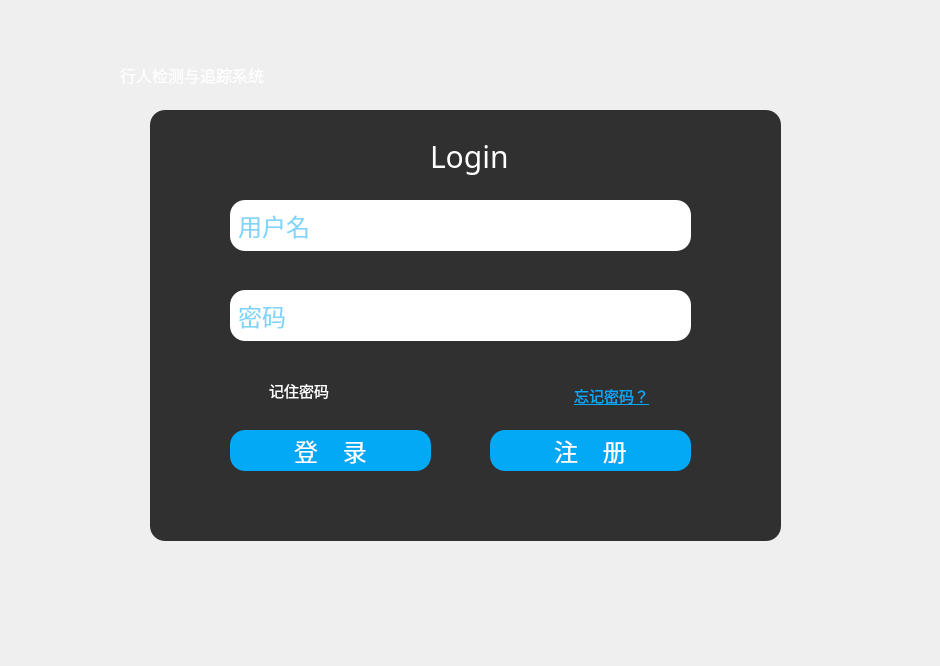
<?xml version="1.0" encoding="UTF-8"?>
<ui version="4.0">
 <class>systemClass</class>
 <widget class="QWidget" name="systemClass">
  <property name="geometry">
   <rect>
    <x>0</x>
    <y>0</y>
    <width>940</width>
    <height>666</height>
   </rect>
  </property>
  <property name="minimumSize">
   <size>
    <width>940</width>
    <height>666</height>
   </size>
  </property>
  <property name="maximumSize">
   <size>
    <width>940</width>
    <height>666</height>
   </size>
  </property>
  <property name="windowTitle">
   <string>system</string>
  </property>
  <property name="windowIcon">
   <iconset resource="../myimages.qrc">
    <normaloff>:/pic/images/zong.png</normaloff>:/pic/images/zong.png</iconset>
  </property>
  <property name="styleSheet">
   <string notr="true">*{
font-size:24px;
font-family:sans-serif;
}
#systemClass{  
background-image:

}
QFrame{
background:rgba(0,0,0,0.8);
border-radius:15px;
}
QPushButton{
background:#03a9f4;
color:#fff;
border-radius:15px;
}
QLineEdit{
border-radius:15px;
color:#03a9f4;
}
QLabel{
color:#fff;
background:transparent;
font-size:30px;
}
QTextEdit{
color:#fff;
background:transparent;
font-size:30px;
}
QCheckBox{
color:#fff;
background:transparent;
font-size:15px;
}</string>
  </property>
  <widget class="QFrame" name="frame">
   <property name="geometry">
    <rect>
     <x>150</x>
     <y>110</y>
     <width>631</width>
     <height>431</height>
    </rect>
   </property>
   <property name="frameShape">
    <enum>QFrame::StyledPanel</enum>
   </property>
   <property name="frameShadow">
    <enum>QFrame::Raised</enum>
   </property>
   <widget class="QPushButton" name="buttonLogin">
    <property name="geometry">
     <rect>
      <x>80</x>
      <y>320</y>
      <width>201</width>
      <height>41</height>
     </rect>
    </property>
    <property name="text">
     <string>登    录</string>
    </property>
   </widget>
   <widget class="QLineEdit" name="user">
    <property name="geometry">
     <rect>
      <x>80</x>
      <y>90</y>
      <width>461</width>
      <height>51</height>
     </rect>
    </property>
    <property name="text">
     <string/>
    </property>
    <property name="cursorPosition">
     <number>0</number>
    </property>
    <property name="placeholderText">
     <string> 用户名</string>
    </property>
   </widget>
   <widget class="QLineEdit" name="password">
    <property name="geometry">
     <rect>
      <x>80</x>
      <y>180</y>
      <width>461</width>
      <height>51</height>
     </rect>
    </property>
    <property name="text">
     <string/>
    </property>
    <property name="echoMode">
     <enum>QLineEdit::Password</enum>
    </property>
    <property name="cursorPosition">
     <number>0</number>
    </property>
    <property name="placeholderText">
     <string> 密码</string>
    </property>
   </widget>
   <widget class="QCheckBox" name="checkRemember">
    <property name="geometry">
     <rect>
      <x>100</x>
      <y>260</y>
      <width>151</width>
      <height>41</height>
     </rect>
    </property>
    <property name="text">
     <string>记住密码</string>
    </property>
   </widget>
   <widget class="QLabel" name="label_2">
    <property name="geometry">
     <rect>
      <x>280</x>
      <y>10</y>
      <width>81</width>
      <height>71</height>
     </rect>
    </property>
    <property name="styleSheet">
     <string notr="true"/>
    </property>
    <property name="text">
     <string>Login</string>
    </property>
   </widget>
   <widget class="QTextEdit" name="buttonForget">
    <property name="geometry">
     <rect>
      <x>420</x>
      <y>270</y>
      <width>104</width>
      <height>31</height>
     </rect>
    </property>
    <property name="html">
     <string>&lt;!DOCTYPE HTML PUBLIC &quot;-//W3C//DTD HTML 4.0//EN&quot; &quot;http://www.w3.org/TR/REC-html40/strict.dtd&quot;&gt;
&lt;html&gt;&lt;head&gt;&lt;meta name=&quot;qrichtext&quot; content=&quot;1&quot; /&gt;&lt;style type=&quot;text/css&quot;&gt;
p, li { white-space: pre-wrap; }
&lt;/style&gt;&lt;/head&gt;&lt;body style=&quot; font-family:'sans-serif'; font-size:30px; font-weight:400; font-style:normal;&quot;&gt;
&lt;p style=&quot; margin-top:0px; margin-bottom:0px; margin-left:0px; margin-right:0px; -qt-block-indent:0; text-indent:0px;&quot;&gt;&lt;span style=&quot; font-size:15px; text-decoration: underline; color:#00aaff;&quot;&gt;忘记密码？&lt;/span&gt;&lt;/p&gt;&lt;/body&gt;&lt;/html&gt;</string>
    </property>
   </widget>
   <widget class="QPushButton" name="buttonRegister">
    <property name="geometry">
     <rect>
      <x>340</x>
      <y>320</y>
      <width>201</width>
      <height>41</height>
     </rect>
    </property>
    <property name="text">
     <string>注    册</string>
    </property>
   </widget>
  </widget>
  <widget class="QLabel" name="label">
   <property name="geometry">
    <rect>
     <x>40</x>
     <y>40</y>
     <width>851</width>
     <height>571</height>
    </rect>
   </property>
   <property name="styleSheet">
    <string notr="true">border-image:url(:/pic/images/tu01.png)
</string>
   </property>
   <property name="text">
    <string/>
   </property>
  </widget>
  <widget class="QPushButton" name="closeButton">
   <property name="geometry">
    <rect>
     <x>820</x>
     <y>60</y>
     <width>50</width>
     <height>28</height>
    </rect>
   </property>
   <property name="minimumSize">
    <size>
     <width>50</width>
     <height>28</height>
    </size>
   </property>
   <property name="maximumSize">
    <size>
     <width>50</width>
     <height>28</height>
    </size>
   </property>
   <property name="styleSheet">
    <string notr="true">QPushButton {
border-style: solid;
border-width: 0px;
border-radius: 0px;
background-color: rgba(223, 223, 223, 0);}
QPushButton::focus{outline: none;}
QPushButton::hover {
border-style: solid;
border-width: 0px;
border-radius: 0px;
background-color: rgba(223, 223, 223, 150);}</string>
   </property>
   <property name="text">
    <string/>
   </property>
   <property name="icon">
    <iconset>
     <normaloff>:/images/close.png</normaloff>:/images/close.png</iconset>
   </property>
  </widget>
  <widget class="QPushButton" name="minButton">
   <property name="geometry">
    <rect>
     <x>770</x>
     <y>60</y>
     <width>50</width>
     <height>28</height>
    </rect>
   </property>
   <property name="minimumSize">
    <size>
     <width>50</width>
     <height>28</height>
    </size>
   </property>
   <property name="maximumSize">
    <size>
     <width>50</width>
     <height>28</height>
    </size>
   </property>
   <property name="styleSheet">
    <string notr="true">QPushButton {
border-style: solid;
border-width: 0px;
border-radius: 0px;
background-color: rgba(223, 223, 223, 0);}
QPushButton::focus{outline: none;}
QPushButton::hover {
border-style: solid;
border-width: 0px;
border-radius: 0px;
background-color: rgba(223, 223, 223, 150);}</string>
   </property>
   <property name="text">
    <string/>
   </property>
   <property name="icon">
    <iconset>
     <normaloff>:/images/min.png</normaloff>:/images/min.png</iconset>
   </property>
  </widget>
  <widget class="QLabel" name="label_3">
   <property name="geometry">
    <rect>
     <x>60</x>
     <y>50</y>
     <width>61</width>
     <height>41</height>
    </rect>
   </property>
   <property name="styleSheet">
    <string notr="true">image: url(:/pic/images/zong.png)</string>
   </property>
   <property name="text">
    <string/>
   </property>
  </widget>
  <widget class="QLabel" name="label_4">
   <property name="geometry">
    <rect>
     <x>120</x>
     <y>60</y>
     <width>309</width>
     <height>31</height>
    </rect>
   </property>
   <property name="text">
    <string>&lt;html&gt;&lt;head/&gt;&lt;body&gt;&lt;p&gt;&lt;span style=&quot; font-size:12pt;&quot;&gt;行人检测与追踪系统&lt;/span&gt;&lt;/p&gt;&lt;/body&gt;&lt;/html&gt;</string>
   </property>
  </widget>
  <zorder>label</zorder>
  <zorder>frame</zorder>
  <zorder>closeButton</zorder>
  <zorder>minButton</zorder>
  <zorder>label_3</zorder>
  <zorder>label_4</zorder>
 </widget>
 <layoutdefault spacing="6" margin="11"/>
 <resources>
  <include location="../myimages.qrc"/>
 </resources>
 <connections>
  <connection>
   <sender>closeButton</sender>
   <signal>clicked()</signal>
   <receiver>systemClass</receiver>
   <slot>close()</slot>
   <hints>
    <hint type="sourcelabel">
     <x>844</x>
     <y>63</y>
    </hint>
    <hint type="destinationlabel">
     <x>913</x>
     <y>52</y>
    </hint>
   </hints>
  </connection>
  <connection>
   <sender>minButton</sender>
   <signal>clicked()</signal>
   <receiver>systemClass</receiver>
   <slot>showMinimized()</slot>
   <hints>
    <hint type="sourcelabel">
     <x>784</x>
     <y>66</y>
    </hint>
    <hint type="destinationlabel">
     <x>798</x>
     <y>13</y>
    </hint>
   </hints>
  </connection>
 </connections>
</ui>
